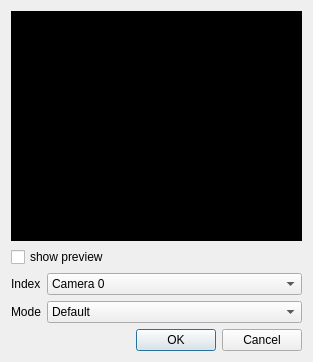
<?xml version="1.0" encoding="UTF-8"?>
<ui version="4.0">
 <class>CameraDialog</class>
 <widget class="QDialog" name="CameraDialog">
  <property name="windowModality">
   <enum>Qt::NonModal</enum>
  </property>
  <property name="geometry">
   <rect>
    <x>0</x>
    <y>0</y>
    <width>313</width>
    <height>362</height>
   </rect>
  </property>
  <property name="windowTitle">
   <string>GLMixer - New webcam source</string>
  </property>
  <property name="windowIcon">
   <iconset resource="../icons.qrc">
    <normaloff>:/glmixer/icons/glmixer.png</normaloff>:/glmixer/icons/glmixer.png</iconset>
  </property>
  <property name="modal">
   <bool>true</bool>
  </property>
  <layout class="QVBoxLayout" name="verticalLayout">
   <item>
    <widget class="QLabel" name="nopreview">
     <property name="sizePolicy">
      <sizepolicy hsizetype="Preferred" vsizetype="Expanding">
       <horstretch>0</horstretch>
       <verstretch>0</verstretch>
      </sizepolicy>
     </property>
     <property name="styleSheet">
      <string notr="true">background-color: rgb(0, 0, 0);
color: rgb(255, 255, 255);</string>
     </property>
     <property name="frameShape">
      <enum>QFrame::NoFrame</enum>
     </property>
     <property name="text">
      <string/>
     </property>
     <property name="pixmap">
      <pixmap resource="../icons.qrc">:/glmixer/icons/process-stop.png</pixmap>
     </property>
     <property name="alignment">
      <set>Qt::AlignCenter</set>
     </property>
    </widget>
   </item>
   <item>
    <widget class="QCheckBox" name="showPreview">
     <property name="text">
      <string>show preview</string>
     </property>
    </widget>
   </item>
   <item>
    <layout class="QFormLayout" name="formLayout">
     <item row="0" column="0">
      <widget class="QLabel" name="label">
       <property name="text">
        <string>Index</string>
       </property>
      </widget>
     </item>
     <item row="0" column="1">
      <widget class="QComboBox" name="indexSelection">
       <property name="sizePolicy">
        <sizepolicy hsizetype="Expanding" vsizetype="Fixed">
         <horstretch>0</horstretch>
         <verstretch>0</verstretch>
        </sizepolicy>
       </property>
       <item>
        <property name="text">
         <string>Camera 0</string>
        </property>
       </item>
       <item>
        <property name="text">
         <string>Camera 1</string>
        </property>
       </item>
       <item>
        <property name="text">
         <string>Camera 2</string>
        </property>
       </item>
       <item>
        <property name="text">
         <string>Camera 3</string>
        </property>
       </item>
      </widget>
     </item>
     <item row="1" column="0">
      <widget class="QLabel" name="label_2">
       <property name="text">
        <string>Mode</string>
       </property>
      </widget>
     </item>
     <item row="1" column="1">
      <widget class="QComboBox" name="ModeSelection">
       <item>
        <property name="text">
         <string>Default</string>
        </property>
       </item>
       <item>
        <property name="text">
         <string>Low Resolution</string>
        </property>
       </item>
       <item>
        <property name="text">
         <string>High Resolution</string>
        </property>
       </item>
      </widget>
     </item>
    </layout>
   </item>
   <item>
    <widget class="QDialogButtonBox" name="validationButtonBox">
     <property name="orientation">
      <enum>Qt::Horizontal</enum>
     </property>
     <property name="standardButtons">
      <set>QDialogButtonBox::Cancel|QDialogButtonBox::Ok</set>
     </property>
    </widget>
   </item>
  </layout>
 </widget>
 <resources>
  <include location="../icons.qrc"/>
 </resources>
 <connections>
  <connection>
   <sender>validationButtonBox</sender>
   <signal>accepted()</signal>
   <receiver>CameraDialog</receiver>
   <slot>accept()</slot>
   <hints>
    <hint type="sourcelabel">
     <x>248</x>
     <y>254</y>
    </hint>
    <hint type="destinationlabel">
     <x>157</x>
     <y>274</y>
    </hint>
   </hints>
  </connection>
  <connection>
   <sender>validationButtonBox</sender>
   <signal>rejected()</signal>
   <receiver>CameraDialog</receiver>
   <slot>reject()</slot>
   <hints>
    <hint type="sourcelabel">
     <x>316</x>
     <y>260</y>
    </hint>
    <hint type="destinationlabel">
     <x>286</x>
     <y>274</y>
    </hint>
   </hints>
  </connection>
 </connections>
</ui>
